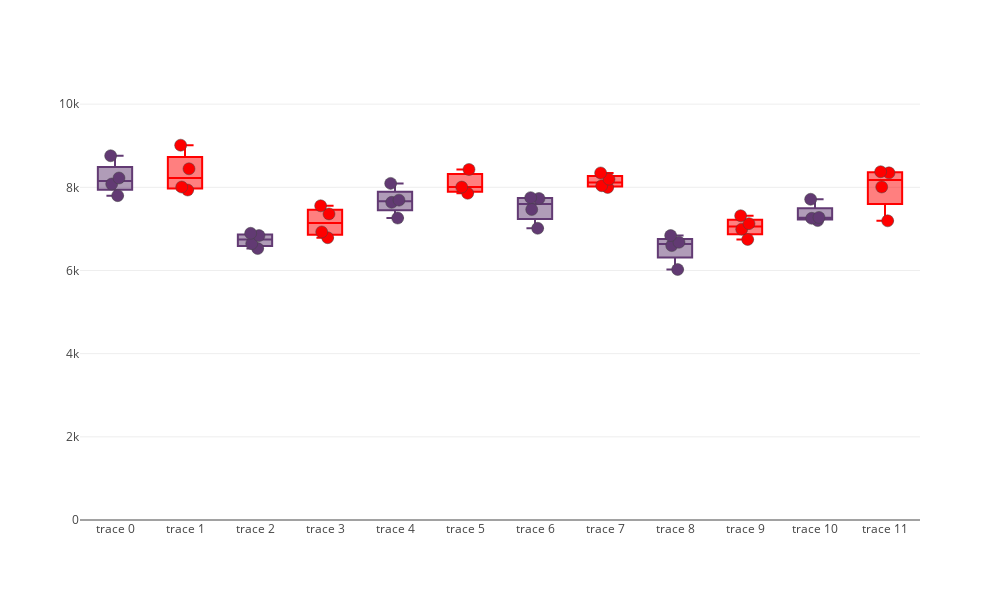

Notebook code for this chart:
### Markdown cell above
# Figure 3F

### Code cell
df = pd.read_parquet(r'Z:\SPEC\submission\raw\figure3\H032_E170.parquet')
df = df[df['PG.Q.Value']<0.01]
labels = [['E9', 'E10', 'E11', 'E12'], ['E1', 'E2', 'E3', 'E4'], ['A9', 'A10', 'A11', 'A12'], ['A1', 'A2', 'A3', 'A4'],
          ['B9', 'B10', 'B11', 'B12'], ['B2', 'B3', 'B4'],['D9', 'D10', 'D11', 'D12'], ['D1', 'D2', 'D3', 'D4'],
          ['C9', 'C10', 'C11', 'C12'], ['C1', '20250520122254', 'C3', 'C4'],['F9', 'F10', 'F11', 'F12'], ['F1', 'F2', 'F3', 'F4']]
labels_flattened = [item for sublist in labels for item in sublist]
df['reduced_id'] = df['Run'].apply(lambda x: x.split('_')[-1])
df = df[df['reduced_id'].isin(labels_flattened)]
fin = []
for el in labels:
    tmp = []
    for el1 in el:
        tmp_df = df[df['reduced_id'] == el1].drop_duplicates('Protein.Group')
        tmp.append(len(tmp_df))
    fin.append(tmp)
color_palette = ['#623a73', '#ff0000']
fig = go.Figure()
for i, el in enumerate(fin):
    fig.add_trace(go.Box(y = el, boxpoints='all', pointpos=0, marker_color = color_palette[i%2], marker=dict(size=12, line = dict(width = 0.5))))
fig.update_layout(width = 1000, height = 600, template = 'none', showlegend = False)
fig.update_yaxes(range = [0,10100])
#fig.write_image(r'D:\Projects\SPEC\figs_raw\Figure_3f.pdf', width=1000, height=600)

### Figure 1 — Plotly figure (JSON) as saved in the notebook; plotly's stock layout.template omitted (floating-point values rounded to 4 significant figures)
{"data": [{"boxpoints": "all", "marker": {"color": "#623a73", "line": {"width": 0.5}, "size": 12}, "pointpos": 0, "type": "box", "y": [8759, 8080, 8224, 7800]}, {"boxpoints": "all", "marker": {"color": "#ff0000", "line": {"width": 0.5}, "size": 12}, "pointpos": 0, "type": "box", "y": [8445, 7935, 9013, 8007]}, {"boxpoints": "all", "marker": {"color": "#623a73", "line": {"width": 0.5}, "size": 12}, "pointpos": 0, "type": "box", "y": [6895, 6840, 6528, 6646]}, {"boxpoints": "all", "marker": {"color": "#ff0000", "line": {"width": 0.5}, "size": 12}, "pointpos": 0, "type": "box", "y": [7361, 6926, 6789, 7556]}, {"boxpoints": "all", "marker": {"color": "#623a73", "line": {"width": 0.5}, "size": 12}, "pointpos": 0, "type": "box", "y": [8095, 7639, 7692, 7261]}, {"boxpoints": "all", "marker": {"color": "#ff0000", "line": {"width": 0.5}, "size": 12}, "pointpos": 0, "type": "box", "y": [7857, 8429, 8006]}, {"boxpoints": "all", "marker": {"color": "#623a73", "line": {"width": 0.5}, "size": 12}, "pointpos": 0, "type": "box", "y": [7752, 7732, 7466, 7015]}, {"boxpoints": "all", "marker": {"color": "#ff0000", "line": {"width": 0.5}, "size": 12}, "pointpos": 0, "type": "box", "y": [7997, 8346, 8039, 8197]}, {"boxpoints": "all", "marker": {"color": "#623a73", "line": {"width": 0.5}, "size": 12}, "pointpos": 0, "type": "box", "y": [6679, 6599, 6841, 6024]}, {"boxpoints": "all", "marker": {"color": "#ff0000", "line": {"width": 0.5}, "size": 12}, "pointpos": 0, "type": "box", "y": [6746, 6994, 7317, 7127]}, {"boxpoints": "all", "marker": {"color": "#623a73", "line": {"width": 0.5}, "size": 12}, "pointpos": 0, "type": "box", "y": [7713, 7255, 7200, 7276]}, {"boxpoints": "all", "marker": {"color": "#ff0000", "line": {"width": 0.5}, "size": 12}, "pointpos": 0, "type": "box", "y": [8375, 8348, 8008, 7195]}], "layout": {"height": 600, "showlegend": false, "width": 1000, "yaxis": {"range": [0, 10100]}}}
